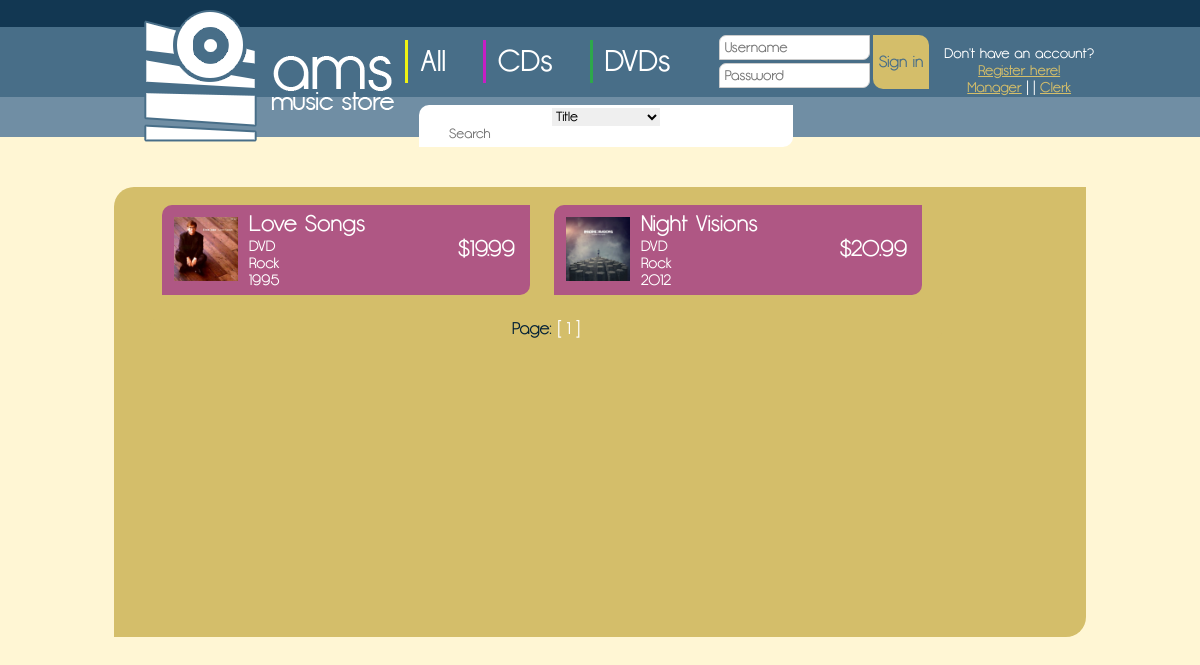
The app's page /?p=list_items&cat=dvd with its own data.
### tables this page shows
CREATE TABLE item (
    upc INT NOT NULL,
    title VARCHAR(64) NOT NULL,
    itemtype ENUM('CD', 'DVD') NOT NULL,
    category ENUM('Rock', 'Pop', 'Rap', 'Country', 'Classical', 'New Age', 'Instrumental') NOT NULL,
    company VARCHAR(32) NULL,
    releaseyear INT NULL,
    price REAL NOT NULL,
    stock INT NOT NULL,
    PRIMARY KEY (upc)
);

### src/list_items.php (the view)
<?php
    if (isset($_GET['cat'])) {
        $query = $connection->prepare('SELECT upc, title, itemtype, category, releaseyear, price FROM item WHERE itemtype=?');
        $query->bind_param('s', $_GET['cat']);
    } else {
        $query = $connection->prepare('SELECT upc, title, itemtype, category, releaseyear, price FROM item');
    }
    $query->execute();
    $result = $query->get_result();
    if (isset($_GET['page']))
        $page = $_GET['page'] - 1;
    else
        $page = 0;
    $i = 0;
    while ($row = $result->fetch_assoc()) {
        if ($i >= $page * 6 && $i <= $page * 6 + 5 ) {
            if (!file_exists('img/covers/'.$row['upc'].'.jpg'))
                $cover = "unknown";
            else
                $cover = $row['upc'];
            echo '<a href="?p=display_item&id='.$row['upc'].'" class="item">';
            echo '<div class="cover"><img src="img/covers/'.$cover.'.jpg" width="64px" height="64px" /></div>';
            echo '<div class="info"><h2>'.$row['title'].'</h2>'.$row['itemtype'].'<br />'.$row['category'].'<br />'.$row['releaseyear'].'</div>';
            echo '<div class="price"><h2>$'.number_format($row['price'], 2).'</h2></div></a>';
        }
        $i++;
    }
    echo '<div id="pager">Page: ';
    for ($i = 1; $i <= ceil($result->num_rows / 6); $i++) {
        echo ' <a href="?';
        if (isset($_GET['cat']))
            echo 'cat='.$_GET['cat'].'&';
        echo 'page='.$i.'">[ '.$i.' ]</a> ';
    }
    echo '</div>';
?>

### src/css/style.css (style rules this page uses)
* { margin: 0; padding: 0; text-decoration: none; word-wrap: break-word; font-weight: normal; }
body { background: #fff6d4; font-family: "Opificio", "Century Gothic", sans-serif; color: #fff; font-size: 14px; text-align: center; }
a { color: #fff; }
#content .item { background: #af5784; color: #fff; display: flex; flex-wrap: wrap; padding: 6px; width: 45%; margin: 0 1.5% 3% 1.5%; border-radius: 10px 0; }
#content .item .cover { margin: 6px; }
#content .item .info { margin-left: 5px; width: 50%; }
#content .item .price { width: calc(50% - 90px); text-align: right; margin: 25px 0; }
#content #pager { font-size: 17px; width: 100%; text-align: center; background: #d4be6a; border-radius: 5px 0; }

### records on screen
item: shows a picture, title "Love Songs", itemtype "DVD", category "Rock", releaseyear "1995", price "19.99"
item: shows a picture, title "Night Visions", itemtype "DVD", category "Rock", releaseyear "2012", price "20.99"
